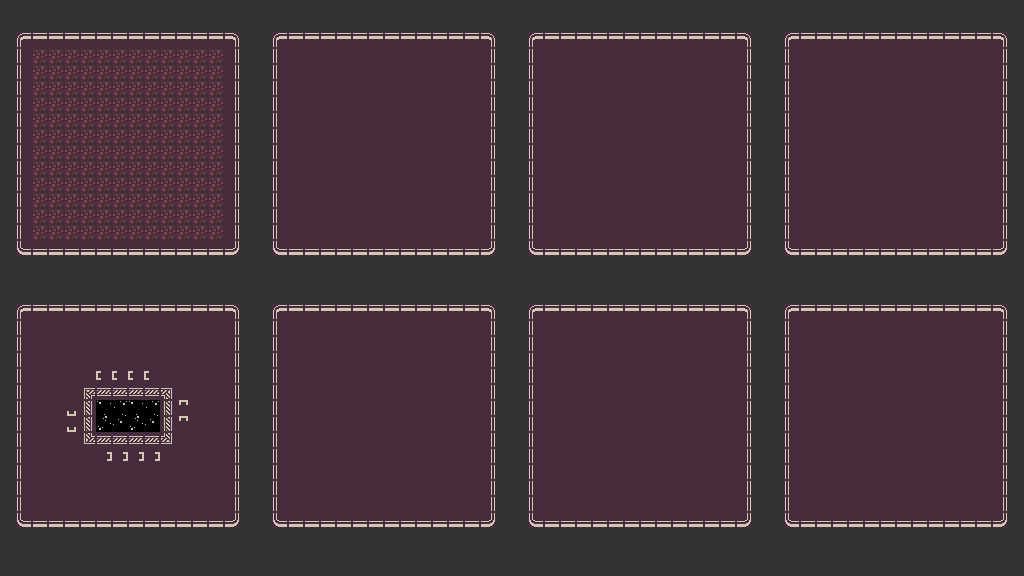

Tiled map render using the project's own tile images. Description and the whole map definition, tile-layer contents included, below:
An orthogonal 64x36 tile map with 16x16 px tiles, 1 tile layer (map).

<map version="1.5" tiledversion="1.6.0" orientation="orthogonal" renderorder="right-down" width="64" height="36" tilewidth="16" tileheight="16" infinite="0" backgroundcolor="#472d3c" nextlayerid="3" nextobjectid="1">
 <editorsettings>
  <export target="tilemap.json" format="json" />
 </editorsettings>
 <tileset firstgid="1" name="tilesheet" tilewidth="16" tileheight="16" tilecount="200" columns="10">
  <image source="tilesheet.png" width="160" height="320" />
 </tileset>
 <layer id="1" name="map" width="64" height="36">
  <data encoding="csv">
12,12,12,12,12,12,12,12,12,12,12,12,12,12,12,12,12,12,12,12,12,12,12,12,12,12,12,12,12,12,12,12,12,12,12,12,12,12,12,12,12,12,12,12,12,12,12,12,12,12,12,12,12,12,12,12,12,12,12,12,12,12,12,12,
12,12,12,12,12,12,12,12,12,12,12,12,12,12,12,12,12,12,12,12,12,12,12,12,12,12,12,12,12,12,12,12,12,12,12,12,12,12,12,12,12,12,12,12,12,12,12,12,12,12,12,12,12,12,12,12,12,12,12,12,12,12,12,12,
12,21,22,22,22,22,22,22,22,22,22,22,22,22,23,12,12,21,22,22,22,22,22,22,22,22,22,22,22,22,23,12,12,21,22,22,22,22,22,22,22,22,22,22,22,22,23,12,12,21,22,22,22,22,22,22,22,22,22,22,22,22,23,12,
12,31,11,11,11,11,11,11,11,11,11,11,11,11,33,12,12,31,0,0,0,0,0,0,0,0,0,0,0,0,33,12,12,31,0,0,0,0,0,0,0,0,0,0,0,0,33,12,12,31,0,0,0,0,0,0,0,0,0,0,0,0,33,12,
12,31,11,11,11,11,11,11,11,11,11,11,11,11,33,12,12,31,0,0,0,0,0,0,0,0,0,0,0,0,33,12,12,31,0,0,0,0,0,0,0,0,0,0,0,0,33,12,12,31,0,0,0,0,0,0,0,0,0,0,0,0,33,12,
12,31,11,11,11,11,11,11,11,11,11,11,11,11,33,12,12,31,0,0,0,0,0,0,0,0,0,0,0,0,33,12,12,31,0,0,0,0,0,0,0,0,0,0,0,0,33,12,12,31,0,0,0,0,0,0,0,0,0,0,0,0,33,12,
12,31,11,11,11,11,11,11,11,11,11,11,11,11,33,12,12,31,0,0,0,0,0,0,0,0,0,0,0,0,33,12,12,31,0,0,0,0,0,0,0,0,0,0,0,0,33,12,12,31,0,0,0,0,0,0,0,0,0,0,0,0,33,12,
12,31,11,11,11,11,11,11,11,11,11,11,11,11,33,12,12,31,0,0,0,0,0,0,0,0,0,0,0,0,33,12,12,31,0,0,0,0,0,0,0,0,0,0,0,0,33,12,12,31,0,0,0,0,0,0,0,0,0,0,0,0,33,12,
12,31,11,11,11,11,11,11,11,11,11,11,11,11,33,12,12,31,0,0,0,0,0,0,0,0,0,0,0,0,33,12,12,31,0,0,0,0,0,0,0,0,0,0,0,0,33,12,12,31,0,0,0,0,0,0,0,0,0,0,0,0,33,12,
12,31,11,11,11,11,11,11,11,11,11,11,11,11,33,12,12,31,0,0,0,0,0,0,0,0,0,0,0,0,33,12,12,31,0,0,0,0,0,0,0,0,0,0,0,0,33,12,12,31,0,0,0,0,0,0,0,0,0,0,0,0,33,12,
12,31,11,11,11,11,11,11,11,11,11,11,11,11,33,12,12,31,0,0,0,0,0,0,0,0,0,0,0,0,33,12,12,31,0,0,0,0,0,0,0,0,0,0,0,0,33,12,12,31,0,0,0,0,0,0,0,0,0,0,0,0,33,12,
12,31,11,11,11,11,11,11,11,11,11,11,11,11,33,12,12,31,0,0,0,0,0,0,0,0,0,0,0,0,33,12,12,31,0,0,0,0,0,0,0,0,0,0,0,0,33,12,12,31,0,0,0,0,0,0,0,0,0,0,0,0,33,12,
12,31,11,11,11,11,11,11,11,11,11,11,11,11,33,12,12,31,0,0,0,0,0,0,0,0,0,0,0,0,33,12,12,31,0,0,0,0,0,0,0,0,0,0,0,0,33,12,12,31,0,0,0,0,0,0,0,0,0,0,0,0,33,12,
12,31,11,11,11,11,11,11,11,11,11,11,11,11,33,12,12,31,0,0,0,0,0,0,0,0,0,0,0,0,33,12,12,31,0,0,0,0,0,0,0,0,0,0,0,0,33,12,12,31,0,0,0,0,0,0,0,0,0,0,0,0,33,12,
12,31,11,11,11,11,11,11,11,11,11,11,11,11,33,12,12,31,0,0,0,0,0,0,0,0,0,0,0,0,33,12,12,31,0,0,0,0,0,0,0,0,0,0,0,0,33,12,12,31,0,0,0,0,0,0,0,0,0,0,0,0,33,12,
12,41,42,42,42,42,42,42,42,42,42,42,42,42,43,12,12,41,42,42,42,42,42,42,42,42,42,42,42,42,43,12,12,41,42,42,42,42,42,42,42,42,42,42,42,42,43,12,12,41,42,42,42,42,42,42,42,42,42,42,42,42,43,12,
12,12,12,12,12,12,12,12,12,12,12,12,12,12,12,12,12,12,12,12,12,12,12,12,12,12,12,12,12,12,12,12,12,12,12,12,12,12,12,12,12,12,12,12,12,12,12,12,12,12,12,12,12,12,12,12,12,12,12,12,12,12,12,12,
12,12,12,12,12,12,12,12,12,12,12,12,12,12,12,12,12,12,12,12,12,12,12,12,12,12,12,12,12,12,12,12,12,12,12,12,12,12,12,12,12,12,12,12,12,12,12,12,12,12,12,12,12,12,12,12,12,12,12,12,12,12,12,12,
12,12,12,12,12,12,12,12,12,12,12,12,12,12,12,12,12,12,12,12,12,12,12,12,12,12,12,12,12,12,12,12,12,12,12,12,12,12,12,12,12,12,12,12,12,12,12,12,12,12,12,12,12,12,12,12,12,12,12,12,12,12,12,12,
12,21,22,22,22,22,22,22,22,22,22,22,22,22,23,12,12,21,22,22,22,22,22,22,22,22,22,22,22,22,23,12,12,21,22,22,22,22,22,22,22,22,22,22,22,22,23,12,12,21,22,22,22,22,22,22,22,22,22,22,22,22,23,12,
12,31,0,0,0,0,0,0,0,0,0,0,0,0,33,12,12,31,0,0,0,0,0,0,0,0,0,0,0,0,33,12,12,31,0,0,0,0,0,0,0,0,0,0,0,0,33,12,12,31,0,0,0,0,0,0,0,0,0,0,0,0,33,12,
12,31,0,0,0,0,0,0,0,0,0,0,0,0,33,12,12,31,0,0,0,0,0,0,0,0,0,0,0,0,33,12,12,31,0,0,0,0,0,0,0,0,0,0,0,0,33,12,12,31,0,0,0,0,0,0,0,0,0,0,0,0,33,12,
12,31,0,0,0,0,0,0,0,0,0,0,0,0,33,12,12,31,0,0,0,0,0,0,0,0,0,0,0,0,33,12,12,31,0,0,0,0,0,0,0,0,0,0,0,0,33,12,12,31,0,0,0,0,0,0,0,0,0,0,0,0,33,12,
12,31,0,0,0,0,30,30,30,30,0,0,0,0,33,12,12,31,0,0,0,0,0,0,0,0,0,0,0,0,33,12,12,31,0,0,0,0,0,0,0,0,0,0,0,0,33,12,12,31,0,0,0,0,0,0,0,0,0,0,0,0,33,12,
12,31,0,0,0,24,25,25,25,25,26,0,0,0,33,12,12,31,0,0,0,0,0,0,0,0,0,0,0,0,33,12,12,31,0,0,0,0,0,0,0,0,0,0,0,0,33,12,12,31,0,0,0,0,0,0,0,0,0,0,0,0,33,12,
12,31,0,0,29,34,27,28,27,28,36,39,0,0,33,12,12,31,0,0,0,0,0,0,0,0,0,0,0,0,33,12,12,31,0,0,0,0,0,0,0,0,0,0,0,0,33,12,12,31,0,0,0,0,0,0,0,0,0,0,0,0,33,12,
12,31,0,0,29,34,37,38,37,38,36,39,0,0,33,12,12,31,0,0,0,0,0,0,0,0,0,0,0,0,33,12,12,31,0,0,0,0,0,0,0,0,0,0,0,0,33,12,12,31,0,0,0,0,0,0,0,0,0,0,0,0,33,12,
12,31,0,0,0,44,45,45,45,45,46,0,0,0,33,12,12,31,0,0,0,0,0,0,0,0,0,0,0,0,33,12,12,31,0,0,0,0,0,0,0,0,0,0,0,0,33,12,12,31,0,0,0,0,0,0,0,0,0,0,0,0,33,12,
12,31,0,0,0,0,40,40,40,40,0,0,0,0,33,12,12,31,0,0,0,0,0,0,0,0,0,0,0,0,33,12,12,31,0,0,0,0,0,0,0,0,0,0,0,0,33,12,12,31,0,0,0,0,0,0,0,0,0,0,0,0,33,12,
12,31,0,0,0,0,0,0,0,0,0,0,0,0,33,12,12,31,0,0,0,0,0,0,0,0,0,0,0,0,33,12,12,31,0,0,0,0,0,0,0,0,0,0,0,0,33,12,12,31,0,0,0,0,0,0,0,0,0,0,0,0,33,12,
12,31,0,0,0,0,0,0,0,0,0,0,0,0,33,12,12,31,0,0,0,0,0,0,0,0,0,0,0,0,33,12,12,31,0,0,0,0,0,0,0,0,0,0,0,0,33,12,12,31,0,0,0,0,0,0,0,0,0,0,0,0,33,12,
12,31,0,0,0,0,0,0,0,0,0,0,0,0,33,12,12,31,0,0,0,0,0,0,0,0,0,0,0,0,33,12,12,31,0,0,0,0,0,0,0,0,0,0,0,0,33,12,12,31,0,0,0,0,0,0,0,0,0,0,0,0,33,12,
12,41,42,42,42,42,42,42,42,42,42,42,42,42,43,12,12,41,42,42,42,42,42,42,42,42,42,42,42,42,43,12,12,41,42,42,42,42,42,42,42,42,42,42,42,42,43,12,12,41,42,42,42,42,42,42,42,42,42,42,42,42,43,12,
12,12,12,12,12,12,12,12,12,12,12,12,12,12,12,12,12,12,12,12,12,12,12,12,12,12,12,12,12,12,12,12,12,12,12,12,12,12,12,12,12,12,12,12,12,12,12,12,12,12,12,12,12,12,12,12,12,12,12,12,12,12,12,12,
12,12,12,12,12,12,12,12,12,12,12,12,12,12,12,12,12,12,12,12,12,12,12,12,12,12,12,12,12,12,12,12,12,12,12,12,12,12,12,12,12,12,12,12,12,12,12,12,12,12,12,12,12,12,12,12,12,12,12,12,12,12,12,12,
12,12,12,12,12,12,12,12,12,12,12,12,12,12,12,12,12,12,12,12,12,12,12,12,12,12,12,12,12,12,12,12,12,12,12,12,12,12,12,12,12,12,12,12,12,12,12,12,12,12,12,12,12,12,12,12,12,12,12,12,12,12,12,12
</data>
 </layer>
</map>